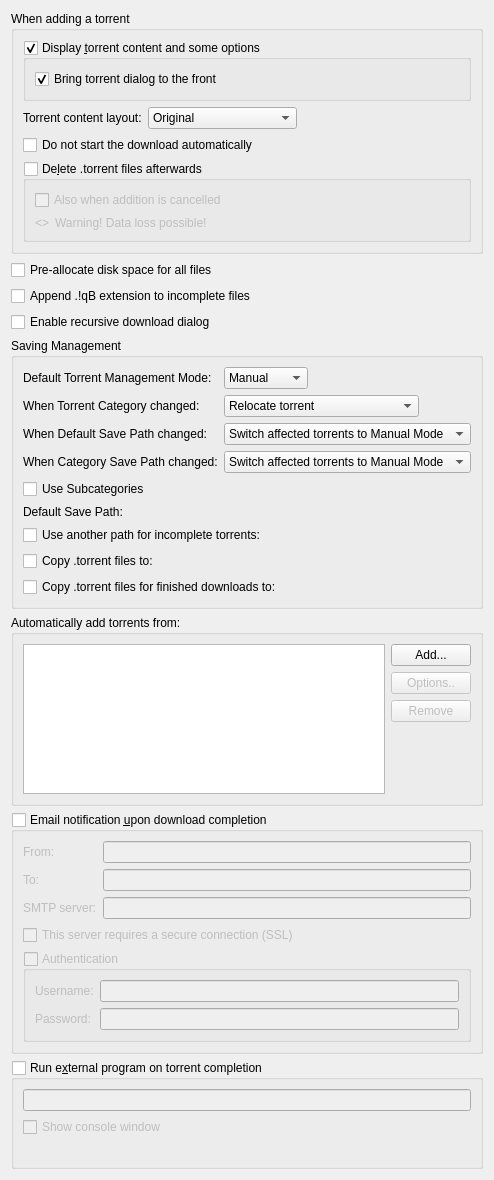
          <widget class="QWidget" name="scrollAreaWidgetContents_2">
           <property name="geometry">
            <rect>
             <x>0</x>
             <y>0</y>
             <width>470</width>
             <height>1066</height>
            </rect>
           </property>
           <layout class="QVBoxLayout" name="verticalLayout">
            <item>
             <widget class="QGroupBox" name="torrentAdditionBox">
              <property name="title">
               <string>When adding a torrent</string>
              </property>
              <layout class="QVBoxLayout" name="torrentAdditionBoxLayout">
               <item>
                <widget class="QGroupBox" name="checkAdditionDialog">
                 <property name="title">
                  <string>Display &amp;torrent content and some options</string>
                 </property>
                 <property name="checkable">
                  <bool>true</bool>
                 </property>
                 <layout class="QVBoxLayout" name="verticalLayout_18">
                  <item>
                   <widget class="QCheckBox" name="checkAdditionDialogFront">
                    <property name="text">
                     <string>Bring torrent dialog to the front</string>
                    </property>
                    <property name="checked">
                     <bool>true</bool>
                    </property>
                   </widget>
                  </item>
                 </layout>
                </widget>
               </item>
               <item>
                <layout class="QHBoxLayout" name="horizontalLayout_19">
                 <item>
                  <widget class="QLabel" name="contentLayoutLabel">
                   <property name="text">
                    <string>Torrent content layout:</string>
                   </property>
                  </widget>
                 </item>
                 <item>
                  <widget class="QComboBox" name="contentLayoutComboBox">
                   <property name="currentIndex">
                    <number>0</number>
                   </property>
                   <item>
                    <property name="text">
                     <string>Original</string>
                    </property>
                   </item>
                   <item>
                    <property name="text">
                     <string>Create subfolder</string>
                    </property>
                   </item>
                   <item>
                    <property name="text">
                     <string>Don't create subfolder</string>
                    </property>
                   </item>
                  </widget>
                 </item>
                 <item>
                  <spacer name="horizontalSpacer_20">
                   <property name="orientation">
                    <enum>Qt::Horizontal</enum>
                   </property>
                   <property name="sizeHint" stdset="0">
                    <size>
                     <width>40</width>
                     <height>20</height>
                    </size>
                   </property>
                  </spacer>
                 </item>
                </layout>
               </item>
               <item>
                <widget class="QCheckBox" name="checkStartPaused">
                 <property name="toolTip">
                  <string>The torrent will be added to download list in a paused state</string>
                 </property>
                 <property name="text">
                  <string extracomment="The torrent will be added to download list in a paused state">Do not start the download automatically</string>
                 </property>
                </widget>
               </item>
               <item>
                <widget class="QGroupBox" name="deleteTorrentBox">
                 <property name="toolTip">
                  <string>Whether the .torrent file should be deleted after adding it</string>
                 </property>
                 <property name="title">
                  <string>De&amp;lete .torrent files afterwards </string>
                 </property>
                 <property name="checkable">
                  <bool>true</bool>
                 </property>
                 <property name="checked">
                  <bool>false</bool>
                 </property>
                 <layout class="QVBoxLayout" name="deleteTorrentBoxLayout">
                  <item>
                   <widget class="QCheckBox" name="deleteCancelledTorrentBox">
                    <property name="toolTip">
                     <string>Also delete .torrent files whose addition was cancelled</string>
                    </property>
                    <property name="text">
                     <string>Also when addition is cancelled</string>
                    </property>
                   </widget>
                  </item>
                  <item>
                   <layout class="QHBoxLayout" name="deleteTorrentWarningLayout">
                    <item>
                     <widget class="QLabel" name="deleteTorrentWarningIcon">
                      <property name="sizePolicy">
                       <sizepolicy hsizetype="Fixed" vsizetype="Preferred">
                        <horstretch>0</horstretch>
                        <verstretch>0</verstretch>
                       </sizepolicy>
                      </property>
                      <property name="text">
                       <string notr="true">&lt;&gt;</string>
                      </property>
                     </widget>
                    </item>
                    <item>
                     <widget class="QLabel" name="deleteTorrentWarningLabel">
                      <property name="text">
                       <string>Warning! Data loss possible!</string>
                      </property>
                     </widget>
                    </item>
                   </layout>
                  </item>
                 </layout>
                </widget>
               </item>
              </layout>
             </widget>
            </item>
            <item>
             <widget class="QCheckBox" name="checkPreallocateAll">
              <property name="toolTip">
               <string>Allocate full file sizes on disk before starting downloads, to minimize fragmentation. Only useful for HDDs.</string>
              </property>
              <property name="text">
               <string>Pre-allocate disk space for all files</string>
              </property>
             </widget>
            </item>
            <item>
             <widget class="QCheckBox" name="checkAppendqB">
              <property name="text">
               <string>Append .!qB extension to incomplete files</string>
              </property>
             </widget>
            </item>
            <item>
             <widget class="QCheckBox" name="checkRecursiveDownload">
              <property name="toolTip">
               <string>When a torrent is downloaded, offer to add torrents from any .torrent files found inside it</string>
              </property>
              <property name="text">
               <string>Enable recursive download dialog</string>
              </property>
             </widget>
            </item>
            <item>
             <widget class="QGroupBox" name="groupSavingManagement">
              <property name="title">
               <string>Saving Management</string>
              </property>
              <layout class="QVBoxLayout" name="groupSavingManagementLayout">
               <item>
                <layout class="QGridLayout" name="gridLayout_3">
                 <item row="0" column="0">
                  <widget class="QLabel" name="label_40">
                   <property name="text">
                    <string>Default Torrent Management Mode:</string>
                   </property>
                  </widget>
                 </item>
                 <item row="0" column="1">
                  <layout class="QHBoxLayout" name="horizontalLayout_70">
                   <property name="spacing">
                    <number>10</number>
                   </property>
                   <item>
                    <widget class="QComboBox" name="comboSavingMode">
                     <property name="toolTip">
                      <string>Automatic: Various torrent properties (e.g. save path) will be decided by the associated category
Manual: Various torrent properties (e.g. save path) must be assigned manually</string>
                     </property>
                     <item>
                      <property name="text">
                       <string>Manual</string>
                      </property>
                     </item>
                     <item>
                      <property name="text">
                       <string>Automatic</string>
                      </property>
                     </item>
                    </widget>
                   </item>
                   <item>
                    <spacer name="horizontalSpacer_160">
                     <property name="orientation">
                      <enum>Qt::Horizontal</enum>
                     </property>
                     <property name="sizeHint" stdset="0">
                      <size>
                       <width>40</width>
                       <height>20</height>
                      </size>
                     </property>
                    </spacer>
                   </item>
                  </layout>
                 </item>
                 <item row="1" column="0">
                  <widget class="QLabel" name="labelTorrentCategoryChanged">
                   <property name="text">
                    <string>When Torrent Category changed:</string>
                   </property>
                  </widget>
                 </item>
                 <item row="1" column="1">
                  <layout class="QHBoxLayout" name="horizontalLayout_14">
                   <item>
                    <widget class="QComboBox" name="comboTorrentCategoryChanged">
                     <item>
                      <property name="text">
                       <string>Relocate torrent</string>
                      </property>
                     </item>
                     <item>
                      <property name="text">
                       <string>Switch torrent to Manual Mode</string>
                      </property>
                     </item>
                    </widget>
                   </item>
                   <item>
                    <spacer name="horizontalSpacer_17">
                     <property name="orientation">
                      <enum>Qt::Horizontal</enum>
                     </property>
                     <property name="sizeHint" stdset="0">
                      <size>
                       <width>40</width>
                       <height>20</height>
                      </size>
                     </property>
                    </spacer>
                   </item>
                  </layout>
                 </item>
                 <item row="2" column="0">
                  <widget class="QLabel" name="labelCategoryDefaultPathChanged">
                   <property name="text">
                    <string>When Default Save Path changed:</string>
                   </property>
                  </widget>
                 </item>
                 <item row="2" column="1">
                  <layout class="QHBoxLayout" name="horizontalLayout_15">
                   <item>
                    <widget class="QComboBox" name="comboCategoryDefaultPathChanged">
                     <property name="currentIndex">
                      <number>1</number>
                     </property>
                     <item>
                      <property name="text">
                       <string>Relocate affected torrents</string>
                      </property>
                     </item>
                     <item>
                      <property name="text">
                       <string>Switch affected torrents to Manual Mode</string>
                      </property>
                     </item>
                    </widget>
                   </item>
                   <item>
                    <spacer name="horizontalSpacer_18">
                     <property name="orientation">
                      <enum>Qt::Horizontal</enum>
                     </property>
                     <property name="sizeHint" stdset="0">
                      <size>
                       <width>40</width>
                       <height>20</height>
                      </size>
                     </property>
                    </spacer>
                   </item>
                  </layout>
                 </item>
                 <item row="3" column="0">
                  <widget class="QLabel" name="labelCategoryChanged">
                   <property name="text">
                    <string>When Category Save Path changed:</string>
                   </property>
                  </widget>
                 </item>
                 <item row="3" column="1">
                  <layout class="QHBoxLayout" name="horizontalLayout_17">
                   <item>
                    <widget class="QComboBox" name="comboCategoryChanged">
                     <property name="currentIndex">
                      <number>1</number>
                     </property>
                     <item>
                      <property name="text">
                       <string>Relocate affected torrents</string>
                      </property>
                     </item>
                     <item>
                      <property name="text">
                       <string>Switch affected torrents to Manual Mode</string>
                      </property>
                     </item>
                    </widget>
                   </item>
                   <item>
                    <spacer name="horizontalSpacer_19">
                     <property name="orientation">
                      <enum>Qt::Horizontal</enum>
                     </property>
                     <property name="sizeHint" stdset="0">
                      <size>
                       <width>40</width>
                       <height>20</height>
                      </size>
                     </property>
                    </spacer>
                   </item>
                  </layout>
                 </item>
                </layout>
               </item>
               <item>
                <widget class="QCheckBox" name="checkUseSubcategories">
                 <property name="text">
                  <string>Use Subcategories</string>
                 </property>
                </widget>
               </item>
               <item>
                <layout class="QGridLayout" name="gridLayout_4">
                 <item row="0" column="0">
                  <widget class="QLabel" name="labelSavePath">
                   <property name="text">
                    <string>Default Save Path:</string>
                   </property>
                  </widget>
                 </item>
                 <item row="0" column="1">
                  <widget class="FileSystemPathLineEdit" name="textSavePath" native="true"/>
                 </item>
                 <item row="1" column="0">
                  <widget class="QCheckBox" name="checkUseDownloadPath">
                   <property name="text">
                    <string>Use another path for incomplete torrents:</string>
                   </property>
                  </widget>
                 </item>
                 <item row="1" column="1">
                  <widget class="FileSystemPathLineEdit" name="textDownloadPath" native="true"/>
                 </item>
                 <item row="2" column="0">
                  <widget class="QCheckBox" name="checkExportDir">
                   <property name="text">
                    <string>Copy .torrent files to:</string>
                   </property>
                  </widget>
                 </item>
                 <item row="2" column="1">
                  <widget class="FileSystemPathLineEdit" name="textExportDir" native="true"/>
                 </item>
                 <item row="3" column="1">
                  <widget class="FileSystemPathLineEdit" name="textExportDirFin" native="true"/>
                 </item>
                 <item row="3" column="0">
                  <widget class="QCheckBox" name="checkExportDirFin">
                   <property name="text">
                    <string>Copy .torrent files for finished downloads to:</string>
                   </property>
                  </widget>
                 </item>
                </layout>
               </item>
              </layout>
             </widget>
            </item>
            <item>
             <widget class="QGroupBox" name="groupBox_2">
              <property name="title">
               <string>Automatically add torrents from:</string>
              </property>
              <layout class="QVBoxLayout" name="verticalLayout_38">
               <item>
                <layout class="QHBoxLayout" name="horizontalLayout_16">
                 <item>
                  <widget class="QTreeView" name="scanFoldersView">
                   <property name="sizePolicy">
                    <sizepolicy hsizetype="Expanding" vsizetype="Expanding">
                     <horstretch>0</horstretch>
                     <verstretch>1</verstretch>
                    </sizepolicy>
                   </property>
                   <property name="minimumSize">
                    <size>
                     <width>250</width>
                     <height>150</height>
                    </size>
                   </property>
                   <property name="editTriggers">
                    <set>QAbstractItemView::AllEditTriggers</set>
                   </property>
                   <property name="selectionMode">
                    <enum>QAbstractItemView::SingleSelection</enum>
                   </property>
                   <property name="selectionBehavior">
                    <enum>QAbstractItemView::SelectRows</enum>
                   </property>
                   <property name="textElideMode">
                    <enum>Qt::ElideNone</enum>
                   </property>
                   <property name="rootIsDecorated">
                    <bool>false</bool>
                   </property>
                   <attribute name="headerDefaultSectionSize">
                    <number>80</number>
                   </attribute>
                   <attribute name="headerStretchLastSection">
                    <bool>false</bool>
                   </attribute>
                  </widget>
                 </item>
                 <item>
                  <layout class="QVBoxLayout" name="verticalLayout_37">
                   <item>
                    <widget class="QPushButton" name="addWatchedFolderButton">
                     <property name="text">
                      <string>Add...</string>
                     </property>
                    </widget>
                   </item>
                   <item>
                    <widget class="QPushButton" name="editWatchedFolderButton">
                     <property name="enabled">
                      <bool>false</bool>
                     </property>
                     <property name="text">
                      <string>Options..</string>
                     </property>
                    </widget>
                   </item>
                   <item>
                    <widget class="QPushButton" name="removeWatchedFolderButton">
                     <property name="enabled">
                      <bool>false</bool>
                     </property>
                     <property name="text">
                      <string>Remove</string>
                     </property>
                    </widget>
                   </item>
                   <item>
                    <spacer name="verticalSpacer_6">
                     <property name="orientation">
                      <enum>Qt::Vertical</enum>
                     </property>
                     <property name="sizeHint" stdset="0">
                      <size>
                       <width>20</width>
                       <height>40</height>
                      </size>
                     </property>
                    </spacer>
                   </item>
                  </layout>
                 </item>
                </layout>
               </item>
              </layout>
             </widget>
            </item>
            <item>
             <widget class="QGroupBox" name="groupMailNotification">
              <property name="title">
               <string>Email notification &amp;upon download completion</string>
              </property>
              <property name="checkable">
               <bool>true</bool>
              </property>
              <property name="checked">
               <bool>false</bool>
              </property>
              <layout class="QVBoxLayout" name="verticalLayout_171">
               <item>
                <layout class="QGridLayout" name="gridLayout_9">
                 <item row="1" column="1">
                  <widget class="QLineEdit" name="lineEditDestEmail"/>
                 </item>
                 <item row="1" column="0">
                  <widget class="QLabel" name="label_2">
                   <property name="toolTip">
                    <string>Receiver</string>
                   </property>
                   <property name="text">
                    <string comment="To receiver">To:</string>
                   </property>
                  </widget>
                 </item>
                 <item row="2" column="0">
                  <widget class="QLabel" name="label_3">
                   <property name="text">
                    <string>SMTP server:</string>
                   </property>
                  </widget>
                 </item>
                 <item row="2" column="1">
                  <widget class="QLineEdit" name="lineEditSmtpServer"/>
                 </item>
                 <item row="0" column="1">
                  <widget class="QLineEdit" name="senderEmailTxt"/>
                 </item>
                 <item row="0" column="0">
                  <widget class="QLabel" name="label_25">
                   <property name="toolTip">
                    <string>Sender</string>
                   </property>
                   <property name="text">
                    <string comment="From sender">From:</string>
                   </property>
                  </widget>
                 </item>
                </layout>
               </item>
               <item>
                <widget class="QCheckBox" name="checkSmtpSSL">
                 <property name="text">
                  <string>This server requires a secure connection (SSL)</string>
                 </property>
                </widget>
               </item>
               <item>
                <widget class="QGroupBox" name="groupMailNotifAuth">
                 <property name="title">
                  <string>Authentication</string>
                 </property>
                 <property name="checkable">
                  <bool>true</bool>
                 </property>
                 <property name="checked">
                  <bool>false</bool>
                 </property>
                 <layout class="QFormLayout" name="formLayout_2">
                  <item row="0" column="0">
                   <widget class="QLabel" name="label_7">
                    <property name="text">
                     <string>Username:</string>
                    </property>
                   </widget>
                  </item>
                  <item row="0" column="1">
                   <widget class="QLineEdit" name="mailNotifUsername"/>
                  </item>
                  <item row="1" column="0">
                   <widget class="QLabel" name="label_8">
                    <property name="text">
                     <string>Password:</string>
                    </property>
                   </widget>
                  </item>
                  <item row="1" column="1">
                   <widget class="QLineEdit" name="mailNotifPassword">
                    <property name="echoMode">
                     <enum>QLineEdit::Password</enum>
                    </property>
                   </widget>
                  </item>
                 </layout>
                </widget>
               </item>
              </layout>
             </widget>
            </item>
            <item>
             <widget class="QGroupBox" name="autoRunBox">
              <property name="title">
               <string>Run e&amp;xternal program on torrent completion</string>
              </property>
              <property name="checkable">
               <bool>true</bool>
              </property>
              <property name="checked">
               <bool>false</bool>
              </property>
              <layout class="QVBoxLayout" name="verticalLayout_19">
               <item>
                <widget class="QLineEdit" name="lineEditAutoRun"/>
               </item>
               <item>
                <widget class="QCheckBox" name="autoRunConsole">
                 <property name="text">
                  <string>Show console window</string>
                 </property>
                </widget>
               </item>
               <item>
                <widget class="QLabel" name="labelAutoRunParam">
                 <property name="wordWrap">
                  <bool>true</bool>
                 </property>
                </widget>
               </item>
              </layout>
             </widget>
            </item>
           </layout>
          </widget>
